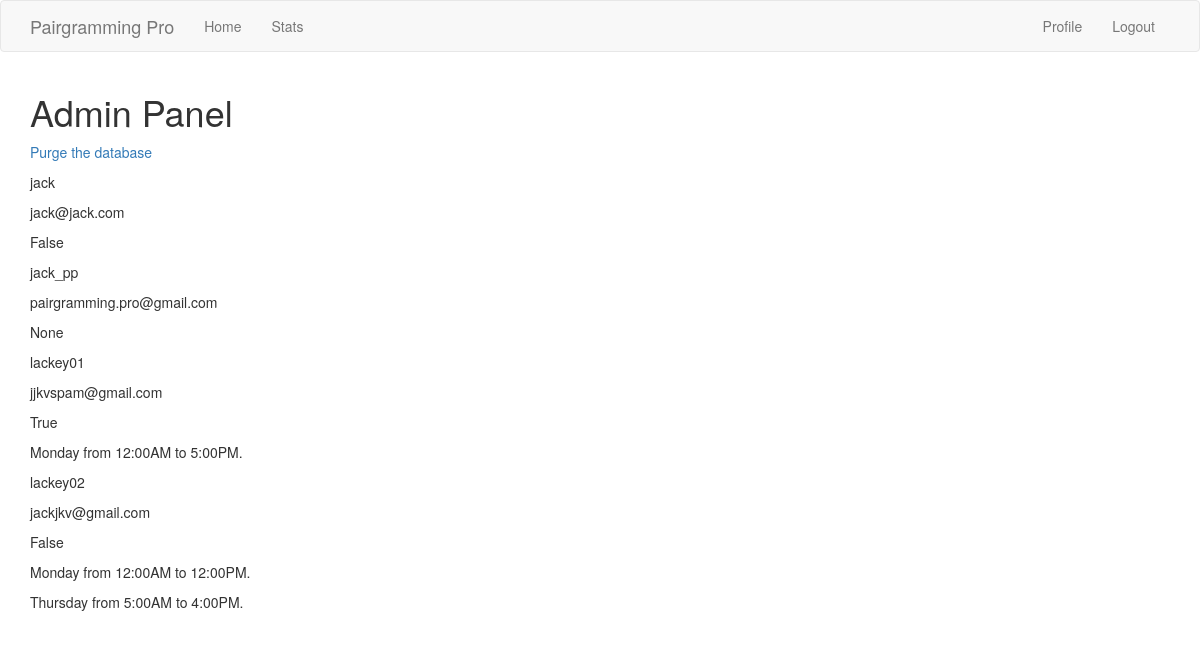
The app's page /admin (signed in), older data.
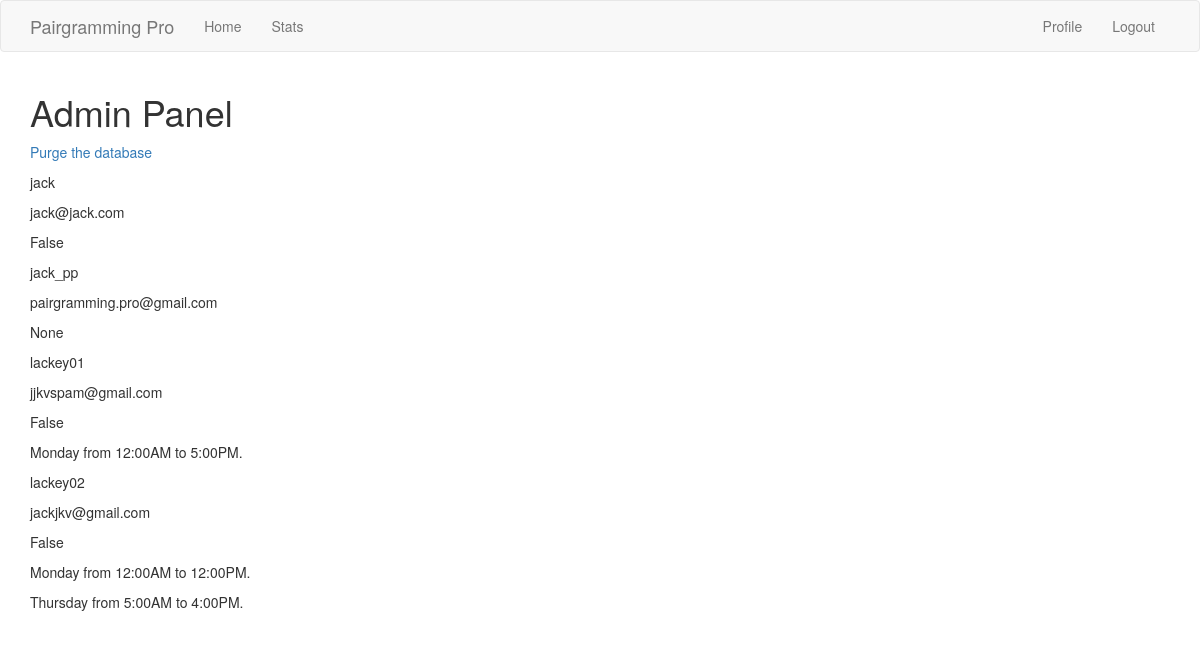
The same page, newer data.
### app/models.py (models this page shows, shortened)
class User(UserMixin, db.Model):
    id = db.Column(db.Integer, primary_key=True)
    username = db.Column(db.String(128), index=True, unique=True)
    email = db.Column(db.String(128), index=True, unique=True)
    s_id = db.Column(db.Integer, db.ForeignKey('school.id'))
    c_id = db.Column(db.Integer, db.ForeignKey('course.id'))
    password_hash = db.Column(db.String(128))
    free_times = db.relationship('FreeInterval', backref='author', lazy='dynamic')
    taken = db.Column(db.Boolean)
    partner = db.Column(db.String(128))

### app/routes.py (the view)
@app.route('/admin', methods=['GET', 'POST'])
@login_required
def admin():
    if current_user.username not in DM.ADMINS:
        flash('Access denied!')
        return redirect(url_for('index'))
    users = User.query.all()
    return render_template('admin.html', title='Admin Panel', users=users)

### app/models.py (called while the page is built)
@login.user_loader
def load_user(id):
    return User.query.get(int(id))

    def __repr__(self):
        if self.start_day == self.end_day:
            return '{} from {} to {}.'.format(self.start_day, self.start_time, self.end_time)
        else:
            return '{} at {} to {} at {}.'.format(self.start_day, self.start_time, self.end_day, self.end_time)

### app/templates/admin.html (shortened to what this page needs)
{% extends "base.html" %}
{% block app_content %}
<h1>Admin Panel</h1>
<p><a href="{{ url_for('purge') }}">Purge the database</a></p>
{% for user in users %}
<p>{{user.username}}</p>
<p>{{user.email}}</p>
<p>{{user.taken}}</p>
{% for f in user.free_times %}
<p>{{f}}</p>
{% endfor %}
{% endfor %}
{% endblock %}

Row changes from the older to the newer data that the page shows:
changed User "lackey01": taken "True" → "False"
